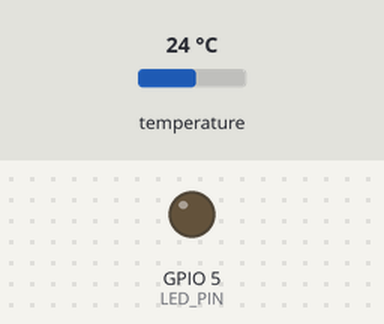
This sketch was run on a simulated ESP8266 (NodeMCU). Parts: output pins drawn as LEDs (lit = HIGH). The test bench sets the inputs (shaded band); at power-on: temperature 24 °C. WiFi joins after 1.5 s; servers stay silent unless stated.

Above: at 2.11 s.
At 7.2 s:
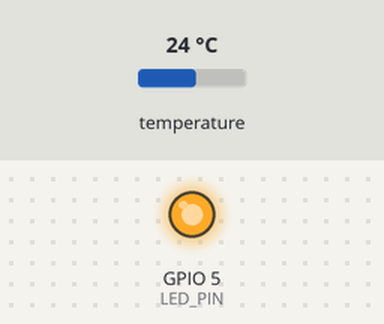
Timing chart, 0 to 15.3 s (numbered marks = the images above):
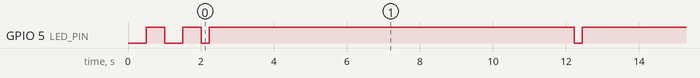

The sketch:

esp8266-temp-get.ino
```cpp
// (licence header left out)
#include <ESP8266WiFi.h>
#include <Wire.h>
#include "Adafruit_MCP9808.h"

// Parameters
const char ssid[] = "<YOUR SSID>";
const char password[] = "<YOUR WIFI PASSWORD>";

// Server, file, and port
const char hostname[] = "<YOUR SERVER'S IP ADDR>";
const int port = 1337;

// How long we want to wait between requests (ms)
const int sleep_ms = 10000;

// Pins
const int LED_PIN = 5;
const int SDA_PIN = 2;
const int SCL_PIN = 14;

// MCP9808 temperature sensor I2C address
const int TEMP_I2C_ADDR = 0x18;

// WiFi client
WiFiClient client;

// Temperature sensor object
Adafruit_MCP9808 temp_sensor = Adafruit_MCP9808();

void setup() {

  // Configure LED. Remember, HIGH is off.
  pinMode(LED_PIN, OUTPUT);
  digitalWrite(LED_PIN, HIGH);

  // Configure I2C pins
  Wire.begin(SDA_PIN, SCL_PIN);

  // Initialize temperature sensor
  if ( !temp_sensor.begin(TEMP_I2C_ADDR) ) {

    // Blink rapidly forever on error
    while (1) {
      blink(1, 100);
    }
  }

  // Set temperature sensor to maximum resolution
  temp_sensor.setResolution(3);

  //  Force the ESP into client-only mode
  WiFi.mode(WIFI_STA);

  //  Enable light sleep
  wifi_fpm_set_sleep_type(LIGHT_SLEEP_T);

  // Connect to WiFi (blink while connecting)
  WiFi.begin(ssid, password);
  while ( WiFi.status() != WL_CONNECTED ) {
    blink(1, 500);
  }
}

void loop() {

  // Turn on LED to show that we are posting temp
  digitalWrite(LED_PIN, LOW);

  // Wake up temperature sensor and take reading
  temp_sensor.wake();
  float temp_c = temp_sensor.readTempC();

  // Construct URI from temperature value
  String temp_uri = "/" + String(temp_c, 2);

  // Connect to server (blink 3 times on error)
  if ( client.connect(hostname, port) == 0 ) {
    blink(3, 200);
  }

  // Send request
  client.print("GET " + temp_uri +
                " HTTP/1.1\r\n" +
                "Host: " + hostname + "\r\n" +
                "Connection: close\r\n" +
                "\r\n");
  //delay(500);

  // Shut down client
  client.stop();

  // Put temperature sensor to sleep
  temp_sensor.shutdown_wake(1);

  // Turn off LED to show that we are done
  digitalWrite(LED_PIN, HIGH);

  delay(sleep_ms);
}

// Blink a number of times with given delay
void blink(int times, int delay_ms) {
  for ( int i = 0; i < times; i++ ) {
    digitalWrite(LED_PIN, LOW);
    delay(delay_ms);
    digitalWrite(LED_PIN, HIGH);
    delay(delay_ms);
  }
}
```

Measured:
- by itself, GPIO 5 (LED_PIN): goes LOW 0.50 s, HIGH 0.50 s, 12 × (LOW 0.22 s, HIGH 10.0 s), LOW 0.22 s, then HIGH
